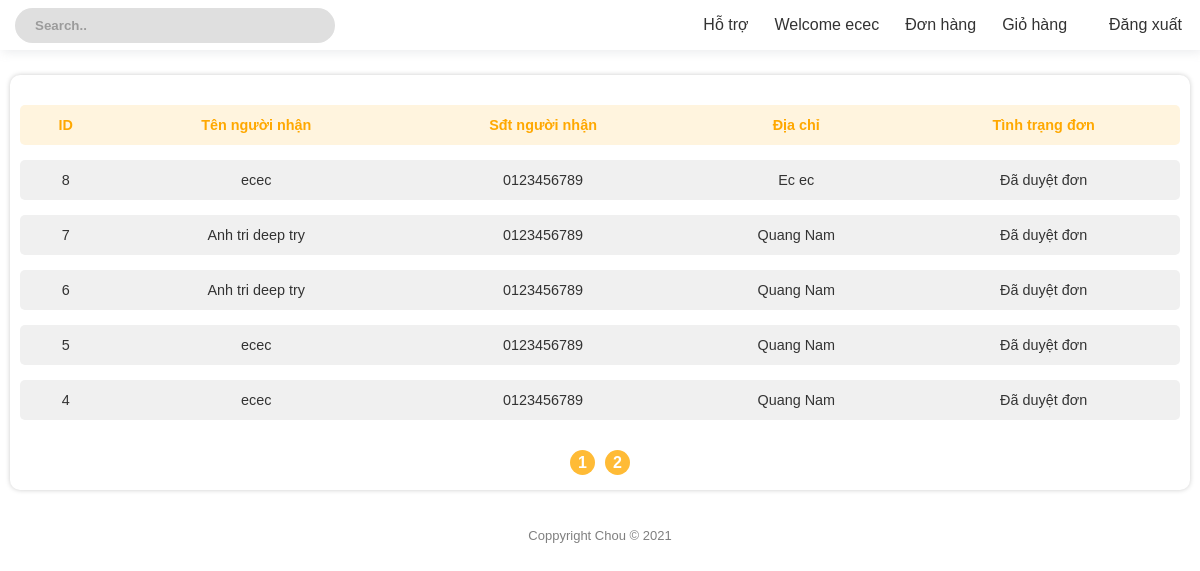
Before: /Client/order_status.php (signed in) with the older database file.
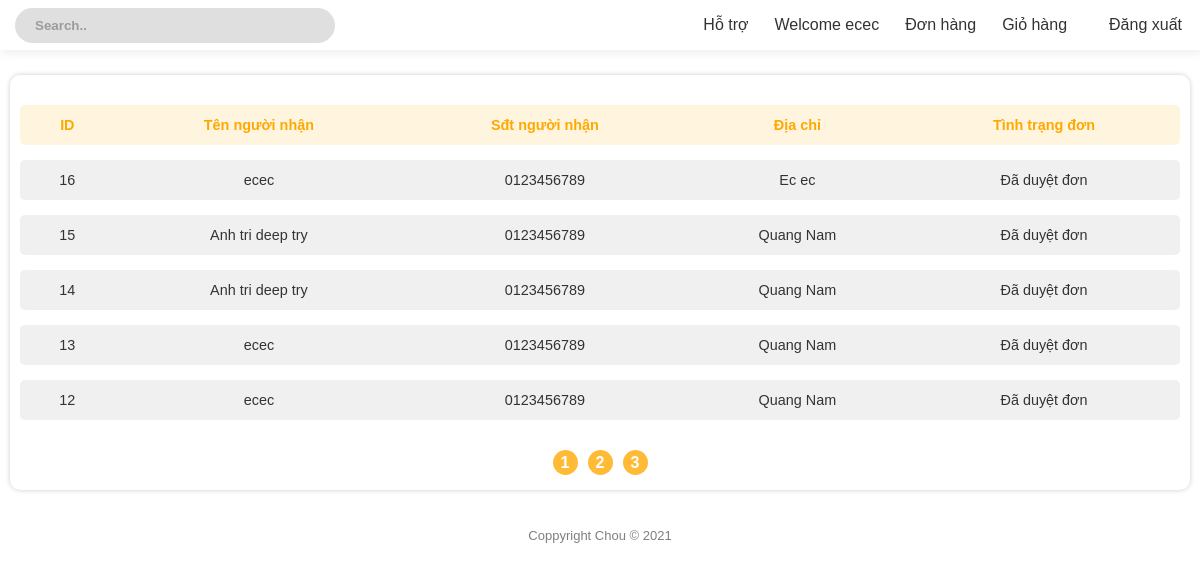
After: the same page with the newer database file.
### tables this page shows
CREATE TABLE `bill` (
  `id` int(11) NOT NULL,
  `customer_id` int(11) NOT NULL,
  `time_order` datetime NOT NULL DEFAULT CURRENT_TIMESTAMP,
  `recipient_name` varchar(20) NOT NULL,
  `customer_phone` varchar(20) NOT NULL,
  `customer_address` varchar(30) NOT NULL,
  `note` varchar(30) NOT NULL,
  `status` tinyint(4) NOT NULL
);

### Client/order_status_content.php (the view, shortened to what this page needs)
<!DOCTYPE html>
<html lang="en">
<head>
    <link rel="stylesheet" href="./css/main.css?v=2.3">
</head>
<body>
    <?php
    $page = 1;
    $user_id = $_SESSION['id'];
    $number_of_post_query = "SELECT count(*) FROM bill WHERE customer_id = '$user_id'";
    $post_array = mysqli_query($connect, $number_of_post_query);
    $result_array = mysqli_fetch_array($post_array);
    $number_of_post = $result_array['count(*)'];
    $number_post_per_page = 5;
    $number_of_page = ceil($number_of_post / $number_post_per_page);
    $number_of_skip_page = $number_post_per_page * ($page - 1);
    $querry = "SELECT * FROM bill WHERE customer_id = '$user_id' ORDER BY id DESC LIMIT $number_post_per_page OFFSET $number_of_skip_page ";
    $result = mysqli_query($connect, $querry);
    ?>
    <div class="content_container">
        <table class="styled-table">
            <thead>
                <tr>
                    <th>ID</th>
                    <th>Tên người nhận</th>
                    <th>Sđt người nhận</th>
                    <th>Địa chỉ</th>
                    <th>Tình trạng đơn</th>
                </tr>
            </thead>
            <tbody>
                <?php foreach ($result as $bill) { ?>
                    <tr>
                        <td><a href="bill_detail.php?bill_detail=<?php echo $bill['id'] ?>"><?php echo $bill['id'] ?></a></td>
                        <td><a href="bill_detail.php?bill_detail=<?php echo $bill['id'] ?>"><?php echo $bill['recipient_name'] ?></a></td>
                        <td><a href="bill_detail.php?bill_detail=<?php echo $bill['id'] ?>"><?php echo $bill['customer_phone'] ?></a></td>
                        <td><a href="bill_detail.php?bill_detail=<?php echo $bill['id'] ?>"><?php echo $bill['customer_address'] ?></a></td>
                        <td><a href="bill_detail.php?bill_detail=<?php echo $bill['id'] ?>">
                                <?php
                                if ($bill['status'] == 1) {
                                    echo "Chờ duyệt đơn";
                                } else if ($bill['status'] == 2) {
                                    echo "Đã duyệt đơn";
                                } else if ($bill['status'] == 3) {
                                    echo "Đã hủy đơn";
                                }
                                ?>
                            </a>
                        </td>
                    </tr>
                <?php } ?>
            </tbody>
        </table>
        <div class="page_number_list">
            <?php for ($i = 1; $i <= $number_of_page; $i++) { ?>
                <div class="page_number">
                    <a href="?page=<?php echo $i; ?>">
                        <?php echo $i; ?>
                    </a>
                </div>
            <?php } ?>
        </div>
    </div>
</body>
</html>

Changed rows visible on the page:
no longer on this page (row edited): bill: id "8", recipient_name "ecec", customer_phone "0123456789", customer_address "Ec ec", status "Đã duyệt đơn"
no longer on this page (row unchanged): bill: id "7", recipient_name "Anh tri deep try", customer_phone "0123456789", customer_address "Quang Nam", status "Đã duyệt đơn"
no longer on this page (row edited): bill: id "6", recipient_name "Anh tri deep try", customer_phone "0123456789", customer_address "Quang Nam", status "Đã duyệt đơn"
no longer on this page (row unchanged): bill: id "5", recipient_name "ecec", customer_phone "0123456789", customer_address "Quang Nam", status "Đã duyệt đơn"
no longer on this page (row unchanged): bill: id "4", recipient_name "ecec", customer_phone "0123456789", customer_address "Quang Nam", status "Đã duyệt đơn"
added bill: id "16", recipient_name "ecec", customer_phone "0123456789", customer_address "Ec ec", status "Đã duyệt đơn"
added bill: id "15", recipient_name "Anh tri deep try", customer_phone "0123456789", customer_address "Quang Nam", status "Đã duyệt đơn"
added bill: id "14", recipient_name "Anh tri deep try", customer_phone "0123456789", customer_address "Quang Nam", status "Đã duyệt đơn"
added bill: id "13", recipient_name "ecec", customer_phone "0123456789", customer_address "Quang Nam", status "Đã duyệt đơn"
added bill: id "12", recipient_name "ecec", customer_phone "0123456789", customer_address "Quang Nam", status "Đã duyệt đơn"
Other visible differences:
new list line: "3"
